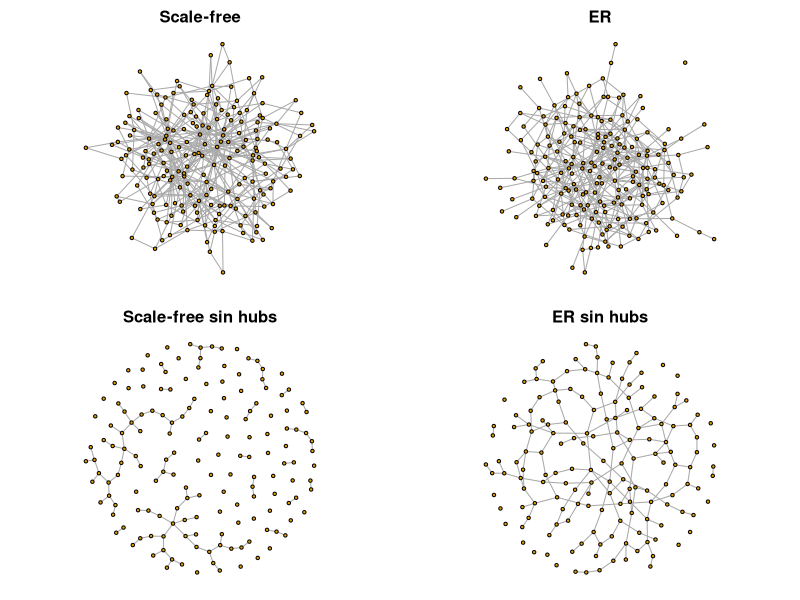

Source code (R):
## ---- chunk 1
library(igraph)
set.seed(1)

# 1. Dos redes con 200 nodos y el mismo número de aristas
g_sf <- sample_pa(200, m = 2, directed = FALSE)
g_er <- sample_gnm(200, ecount(g_sf))

# 2. Eliminar el 20% (40 nodos) con mayor grado
hubs_sf <- order(degree(g_sf), decreasing = TRUE)[1:40]
hubs_er <- order(degree(g_er), decreasing = TRUE)[1:40]
sf_sin_hubs <- delete_vertices(g_sf, hubs_sf)
er_sin_hubs <- delete_vertices(g_er, hubs_er)

# 3. Plotear y medir la componente más grande
par(mfrow = c(2, 2), mar = c(1, 1, 2, 1))
plot(g_sf, vertex.label = NA, vertex.size = 3, main = "Scale-free")
plot(g_er, vertex.label = NA, vertex.size = 3, main = "ER")
plot(sf_sin_hubs, vertex.label = NA, vertex.size = 3, main = "Scale-free sin hubs")
plot(er_sin_hubs, vertex.label = NA, vertex.size = 3, main = "ER sin hubs")

max(components(sf_sin_hubs)$csize)
max(components(er_sin_hubs)$csize)
